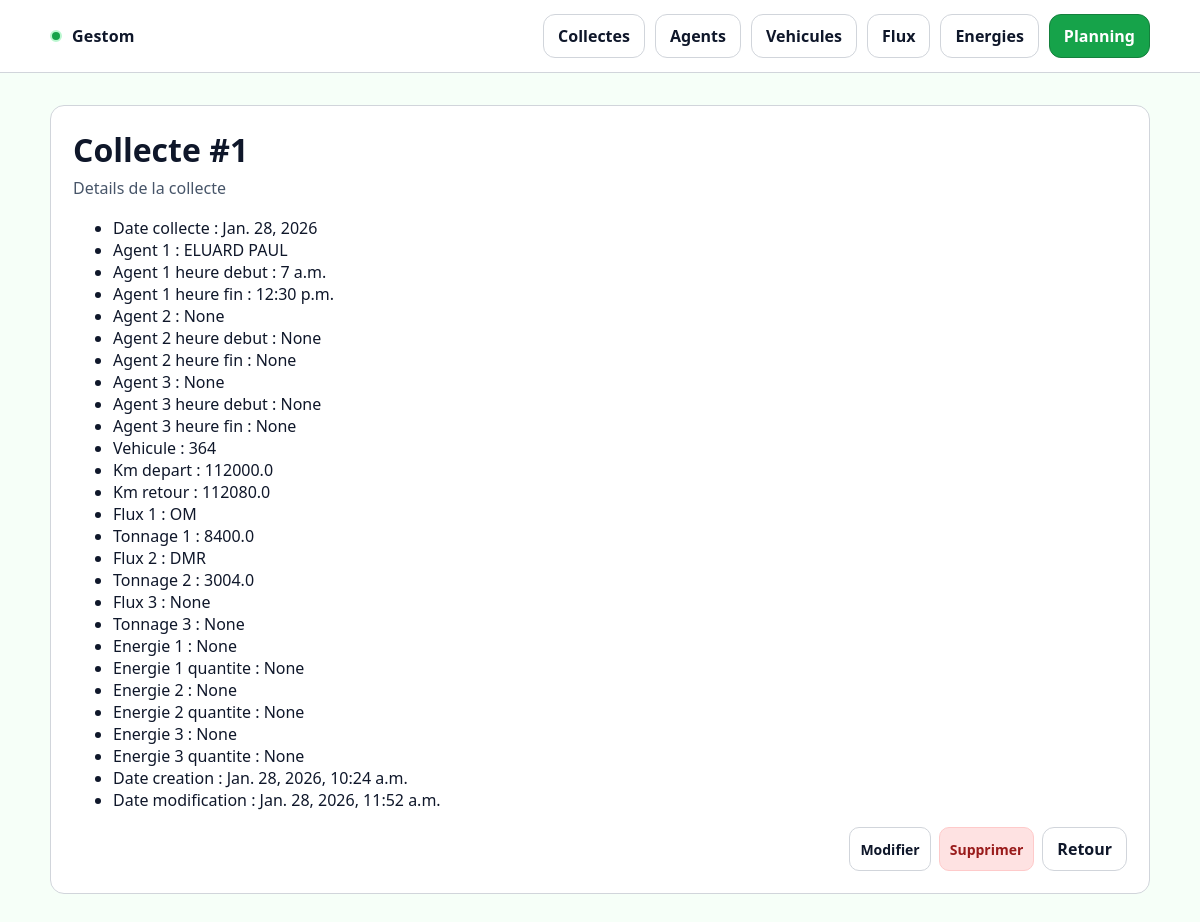
Screenshot of /collectes/1/ with the database file from the repository.
### core/models.py (models this page shows, shortened)
class Collecte(models.Model):
    id_collecte = models.BigAutoField(primary_key=True)
    date_collecte = models.DateField(default=timezone.localdate)
    id_agent_1 = models.ForeignKey(
        Agent,
        null=True,
        blank=True,
        on_delete=models.SET_NULL,
        related_name="collectes_agent_1",
    )
    a1_hr_debut = models.TimeField(null=True, blank=True)
    a1_hr_fin = models.TimeField(null=True, blank=True)
    id_agent_2 = models.ForeignKey(
        Agent,
        null=True,
        blank=True,
        on_delete=models.SET_NULL,
        related_name="collectes_agent_2",
    )
    a2_hr_debut = models.TimeField(null=True, blank=True)
    a2_hr_fin = models.TimeField(null=True, blank=True)
    id_agent_3 = models.ForeignKey(
        Agent,
        null=True,
        blank=True,
        on_delete=models.SET_NULL,
        related_name="collectes_agent_3",
    )
    a3_hr_debut = models.TimeField(null=True, blank=True)
    a3_hr_fin = models.TimeField(null=True, blank=True)
    id_vehicule = models.ForeignKey(
        Vehicule,
        null=True,
        blank=True,
        on_delete=models.SET_NULL,
        related_name="collectes",
    )
    km_depart = models.FloatField(null=True, blank=True)
    km_retour = models.FloatField(null=True, blank=True)
    id_flux1 = models.ForeignKey(
        Flux,
        null=True,
        blank=True,
        on_delete=models.SET_NULL,
        related_name="collectes_flux1",
    )
    id_flux2 = models.ForeignKey(
        Flux,
        null=True,
        blank=True,
        on_delete=models.SET_NULL,
        related_name="collectes_flux2",
    )
    id_flux3 = models.ForeignKey(
        Flux,
        null=True,
        blank=True,
        on_delete=models.SET_NULL,
        related_name="collectes_flux3",
    )
    tonnage1 = models.FloatField(null=True, blank=True)
    tonnage2 = models.FloatField(null=True, blank=True)
    tonnage3 = models.FloatField(null=True, blank=True)
    id_energie_1 = models.ForeignKey(
        Energie,
        null=True,
        blank=True,
        on_delete=models.SET_NULL,
        related_name="collectes_energie1",
    )
    id_energie_2 = models.ForeignKey(
        Energie,
        null=True,
        blank=True,
        on_delete=models.SET_NULL,
        related_name="collectes_energie2",
    )
    id_energie_3 = models.ForeignKey(
        Energie,
        null=True,
        blank=True,
        on_delete=models.SET_NULL,
        related_name="collectes_energie3",
    )
    energie_qte_1 = models.FloatField(null=True, blank=True)
    energie_qte_2 = models.FloatField(null=True, blank=True)
    energie_qte_3 = models.FloatField(null=True, blank=True)
    date_creation = models.DateTimeField(auto_now_add=True)
    date_modification = models.DateTimeField(auto_now=True)
    class Meta:
        ordering = ["-date_collecte", "-date_creation"]

class Agent(models.Model):
    id_ag = models.PositiveIntegerField(unique=True)
    nom = models.CharField(max_length=100)
    prenom = models.CharField(max_length=100)
    qualification = models.CharField(max_length=150, blank=True)
    service = models.CharField(max_length=150, blank=True)
    employeur = models.CharField(max_length=150, blank=True)
    hds_defaut = models.TimeField(null=True, blank=True)
    hajout_quotidien = models.TimeField(null=True, blank=True)
    echeance_permis = models.DateField(null=True, blank=True)
    echeance_fco = models.DateField(null=True, blank=True)
    supp = models.BooleanField(default=False)
    arrivee = models.DateField(null=True, blank=True)
    depart = models.DateField(null=True, blank=True)
    tel = models.CharField(max_length=30, blank=True)
    class Meta:
        ordering = ["nom", "prenom"]
    def __str__(self):
        return f"{self.nom} {self.prenom}"

class Vehicule(models.Model):
    nom_vehicule = models.CharField(max_length=150)
    type = models.CharField(max_length=150)
    archive = models.BooleanField(default=False)
    date_creation = models.DateTimeField(auto_now_add=True)
    date_modification = models.DateTimeField(auto_now=True)
    def __str__(self):
        return self.nom_vehicule

class Flux(models.Model):
    id_flux = models.AutoField(primary_key=True)
    flux = models.CharField(max_length=150)
    flux_long = models.CharField(max_length=255)
    couleur_flux = models.CharField(max_length=50, blank=True)
    archive = models.BooleanField(default=False)
    class Meta:
        ordering = ["flux"]
    def __str__(self):
        return self.flux

### core/views.py (the view)
# urls.py: path("collectes/<int:pk>/", CollecteDetailView.as_view(), name="collecte_detail"),
class CollecteDetailView(DetailView):
    model = Collecte
    template_name = "core/collecte_detail.html"
    context_object_name = "collecte"

### core/templates/core/collecte_detail.html (shortened to what this page needs)
{% extends "core/base.html" %}
{% block content %}
<div class="card">
  <div class="card__pad">
    <div class="header">
      <div>
        <h1 class="h1">Collecte #{{ collecte.id_collecte }}</h1>
        <p class="sub">Details de la collecte</p>
      </div>
    </div>
    <ul class="list">
      <li>Date collecte : {{ collecte.date_collecte }}</li>
      <li>Agent 1 : {{ collecte.id_agent_1 }}</li>
      <li>Agent 1 heure debut : {{ collecte.a1_hr_debut }}</li>
      <li>Agent 1 heure fin : {{ collecte.a1_hr_fin }}</li>
      <li>Agent 2 : {{ collecte.id_agent_2 }}</li>
      <li>Agent 2 heure debut : {{ collecte.a2_hr_debut }}</li>
      <li>Agent 2 heure fin : {{ collecte.a2_hr_fin }}</li>
      <li>Agent 3 : {{ collecte.id_agent_3 }}</li>
      <li>Agent 3 heure debut : {{ collecte.a3_hr_debut }}</li>
      <li>Agent 3 heure fin : {{ collecte.a3_hr_fin }}</li>
      <li>Vehicule : {{ collecte.id_vehicule }}</li>
      <li>Km depart : {{ collecte.km_depart }}</li>
      <li>Km retour : {{ collecte.km_retour }}</li>
      <li>Flux 1 : {{ collecte.id_flux1 }}</li>
      <li>Tonnage 1 : {{ collecte.tonnage1 }}</li>
      <li>Flux 2 : {{ collecte.id_flux2 }}</li>
      <li>Tonnage 2 : {{ collecte.tonnage2 }}</li>
      <li>Flux 3 : {{ collecte.id_flux3 }}</li>
      <li>Tonnage 3 : {{ collecte.tonnage3 }}</li>
      <li>Energie 1 : {{ collecte.id_energie_1 }}</li>
      <li>Energie 1 quantite : {{ collecte.energie_qte_1 }}</li>
      <li>Energie 2 : {{ collecte.id_energie_2 }}</li>
      <li>Energie 2 quantite : {{ collecte.energie_qte_2 }}</li>
      <li>Energie 3 : {{ collecte.id_energie_3 }}</li>
      <li>Energie 3 quantite : {{ collecte.energie_qte_3 }}</li>
      <li>Date creation : {{ collecte.date_creation }}</li>
      <li>Date modification : {{ collecte.date_modification }}</li>
    </ul>
    <div class="actions">
      <a href="{% url 'core:collecte_update' collecte.pk %}" class="btn btn--sm btn--ghost">Modifier</a>
      <a href="{% url 'core:collecte_delete' collecte.pk %}" class="btn btn--sm btn--danger">Supprimer</a>
      <a href="{% url 'core:collecte_list' %}" class="btn btn--ghost">Retour</a>
    </div>
  </div>
</div>
{% endblock %}

### core/static/core/styles.css (style rules this page uses)
:root { --bg: #f6fff8; --surface: #ffffff; --card: #ffffff; --text: #0f172a; --muted: #475569; --primary: #16a34a; --primary-2: #15803d; --success: #16a34a; --warning: #f59e0b; --danger: #dc2626; --border: #d1d5db; --shadow: none; --radius: 14px; --focus: #86efac; --overlay: #052e16; }
* { box-sizing: border-box; }
html,body { height: 100%; }
body { margin: 0; font-family: ui-sans-serif, system-ui, -apple-system, Segoe UI, Roboto, Arial, "Noto Sans", "Helvetica Neue", sans-serif; background: var(--bg); color: var(--text); }
a { color: inherit; text-decoration: none; }
.card { background: var(--card); border: 1px solid var(--border); border-radius: var(--radius); box-shadow: none; }
.card__pad { padding: 22px; }
.header { display:flex; align-items:flex-start; justify-content: space-between; gap: 14px; margin-bottom: 18px; }
.h1 { font-size: 32px; margin: 0 0 6px; }
.sub { color: var(--muted); margin: 0; }
.btn { display:inline-flex; align-items:center; justify-content:center; gap: 8px; padding: 10px 14px; border-radius: 12px; border: 1px solid var(--border); background: #f0fdf4; color: var(--text); font-weight: 600; cursor: pointer; transition: transform .06s ease; }
.btn--ghost { background: var(--surface); }
.btn--danger { background: #fee2e2; border-color: #fecaca; color: #991b1b; }
.btn--sm { padding: 8px 10px; border-radius: 10px; font-size: 14px; }
.actions { display:flex; justify-content:flex-end; gap: 8px; flex-wrap: wrap; }

### rows the page displays
Collecte: id_collecte "1", date_collecte "Jan. 28, 2026", id_agent_1 "ELUARD PAUL", a1_hr_debut "7 a.m.", a1_hr_fin "12:30 p.m.", id_agent_2 "None", a2_hr_debut "None", a2_hr_fin "None", id_agent_3 "None", a3_hr_debut "None", a3_hr_fin "None", id_vehicule "364", km_depart "112000.0", km_retour "112080.0", id_flux1 "OM", tonnage1 "8400.0", id_flux2 "DMR", tonnage2 "3004.0", id_flux3 "None", tonnage3 "None", id_energie_1 "None", energie_qte_1 "None", id_energie_2 "None", energie_qte_2 "None", id_energie_3 "None", energie_qte_3 "None", date_creation "Jan. 28, 2026, 10:24 a.m.", date_modification "Jan. 28, 2026, 11:52 a.m."
